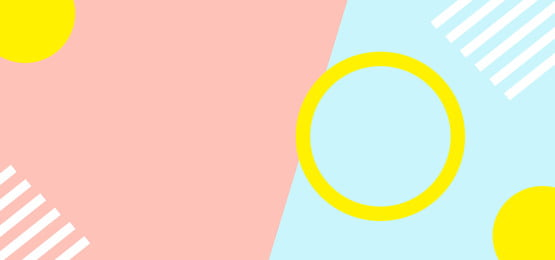
#> input picture imgs/test5.jpg, 555 x 260 px, found by its file name
$ python blah.py   (older library calls are emulated)
#> lines starting #> are read from the running program, lines starting #| are printed output that depends on the picture
from __future__ import print_function
import binascii
import struct
from PIL import Image
import numpy as np
import scipy
import scipy.misc
import scipy.cluster

NUM_CLUSTERS = 3

print('reading image')
im = Image.open('polaroid_palette/imgs/test5.jpg')
#> im is the input picture: PIL image 555x260 RGB; mean R, G, B 235.9, 219.3, 191.4
print (type(im))
#| <class 'PIL.JpegImagePlugin.JpegImageFile'>
im = im.resize((150, 150))      # optional, to reduce time
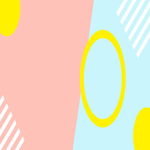
#> im: PIL image 150x150 RGB; mean R, G, B 235.9, 219.3, 191.4
ar = np.asarray(im)
shape = ar.shape
#> shape = (150, 150, 3)
#> (the run stopped early here; a loop or call above may not have finished)

$ run again, with imgs/test2.jpg copied over imgs/test5.jpg
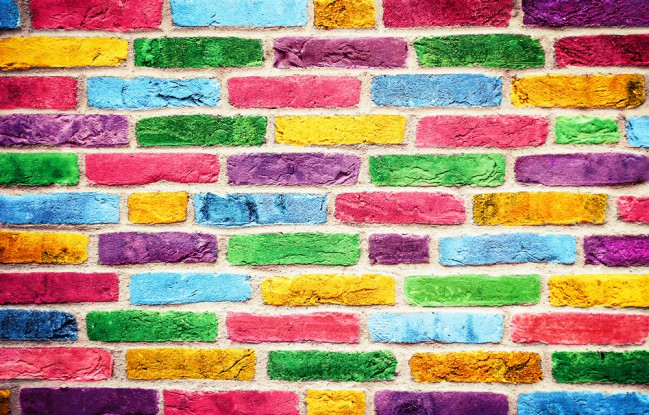
#> input picture imgs/test2.jpg, 649 x 415 px, found by its file name
#> im is the input picture: PIL image 649x415 RGB; mean R, G, B 173, 146.1, 125.6
#| <class 'PIL.JpegImagePlugin.JpegImageFile'>
#> `im = im.resize((150, 150))`:
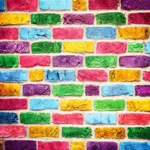
#> im: PIL image 150x150 RGB; mean R, G, B 173, 146.1, 125.6

$ run again, with imgs/test4.jpg copied over imgs/test5.jpg
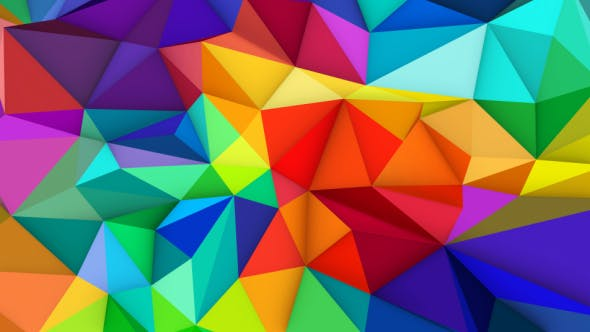
#> input picture imgs/test4.jpg, 590 x 332 px, found by its file name
#> im is the input picture: PIL image 590x332 RGB; mean R, G, B 119.2, 109, 102.5
#| <class 'PIL.JpegImagePlugin.JpegImageFile'>
#> `im = im.resize((150, 150))`:
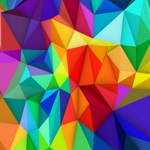
#> im: PIL image 150x150 RGB; mean R, G, B 119.3, 109, 102.5

$ run again, with imgs/rainbow.jpg copied over imgs/test5.jpg
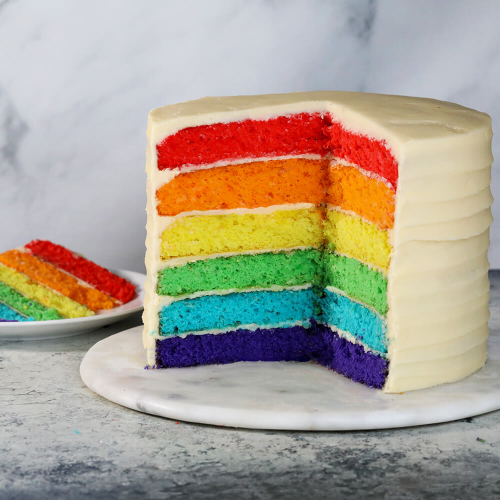
#> input picture imgs/rainbow.jpg, 1000 x 1000 px, found by its file name (shown at 1/2 size)
#> im is the input picture: PIL image 1000x1000 RGB; mean R, G, B 172.3, 163, 146.7
#| <class 'PIL.JpegImagePlugin.JpegImageFile'>
#> `im = im.resize((150, 150))`:
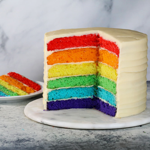
#> im: PIL image 150x150 RGB; mean R, G, B 172.3, 163, 146.7
